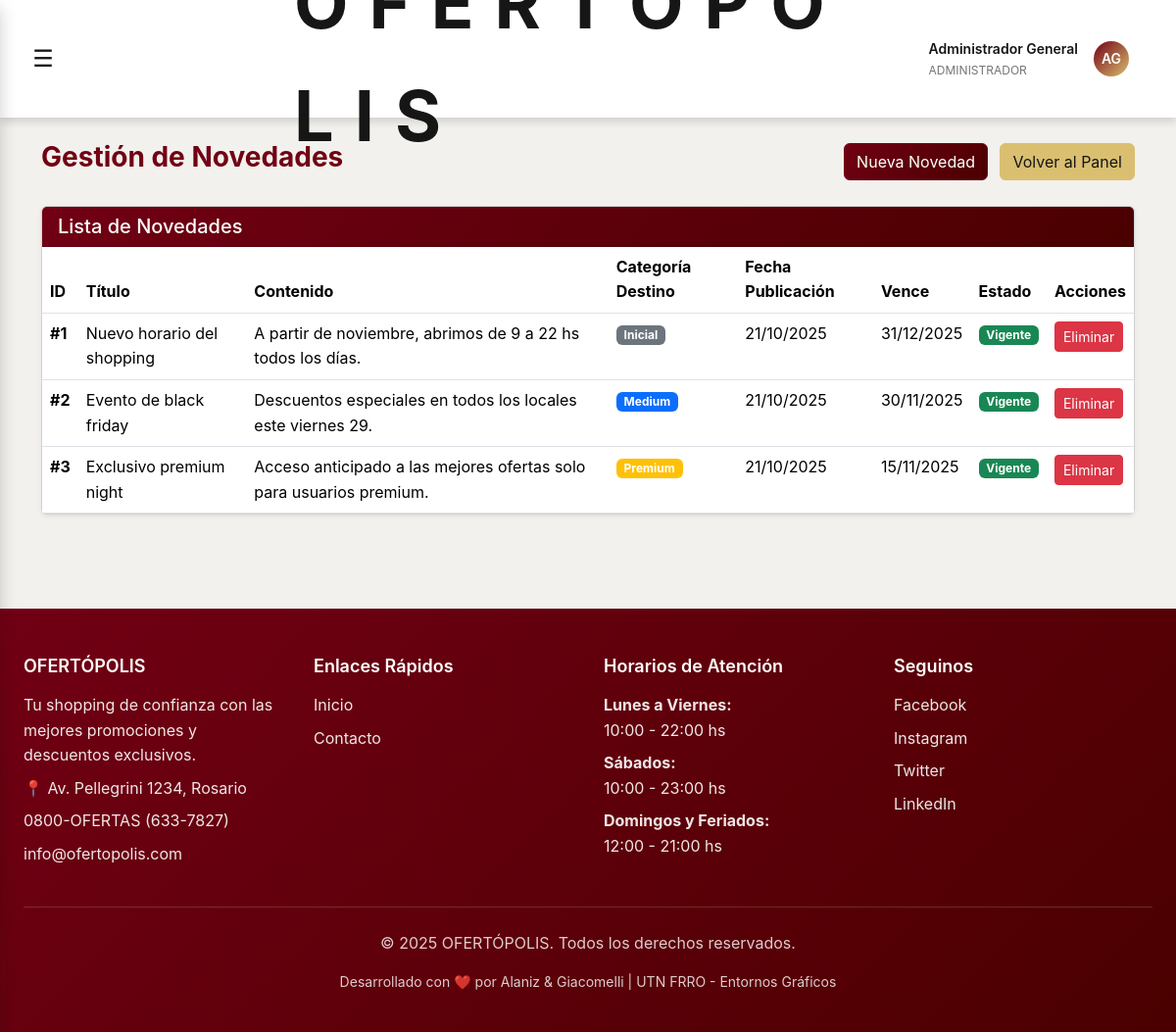
The page /admin/novedades.php (signed in) on the database as committed earlier.
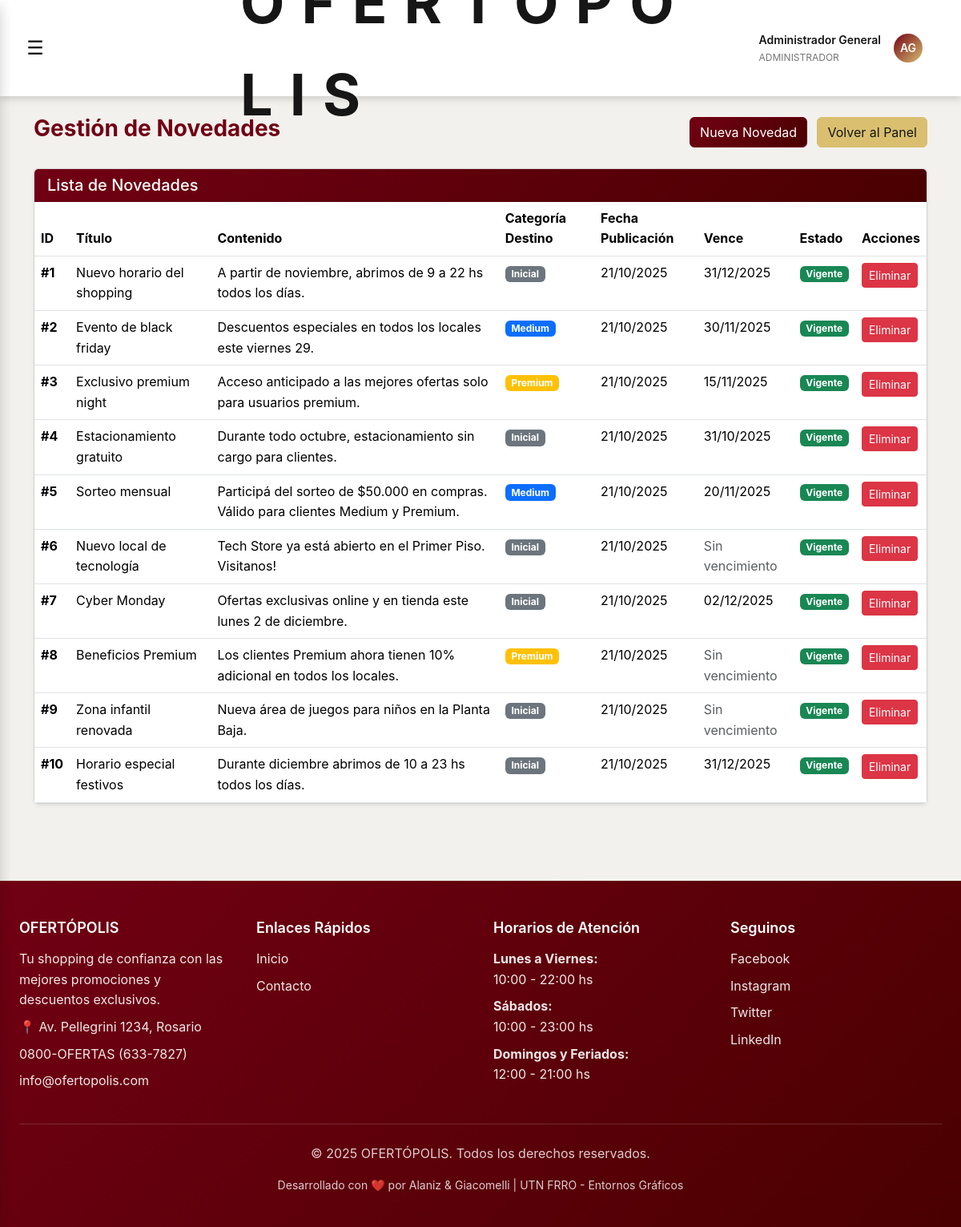
The same page on the database as committed later.
### tables this page shows
CREATE TABLE novedades (
  id INT AUTO_INCREMENT PRIMARY KEY,
  titulo VARCHAR(150),
  contenido TEXT,
  categoria_destino ENUM('inicial','medium','premium'),
  fecha_publicacion TIMESTAMP DEFAULT CURRENT_TIMESTAMP,
  fecha_vencimiento DATE
);

### admin/novedades.php (the view, shortened to what this page needs)
<?php
include_once("../includes/db.php");
$novedades = $conn->query("SELECT * FROM novedades ORDER BY fecha_publicacion DESC");
?>
<!DOCTYPE html>
<html lang="es">
<head>
<link href="https://cdn.jsdelivr.net/npm/bootstrap@5.3.3/dist/css/bootstrap.min.css" rel="stylesheet">
<link href="../css/estilos.css" rel="stylesheet">
<link href="../css/header.css" rel="stylesheet">
<link href="../css/footer.css" rel="stylesheet">
<link href="../css/panels.css" rel="stylesheet">
</head>
<body>
<?php include("../includes/header.php"); ?>
<main id="main-content" class="main-content">
<div class="container mt-4 mb-5">
  <div class="d-flex justify-content-between align-items-center mb-4">
    <h3 style="color: var(--primary-color); font-weight: 700;">Gestión de Novedades</h3>
    <div>
      <button class="btn btn-primary me-2" data-bs-toggle="modal" data-bs-target="#modalAgregar">Nueva Novedad</button>
      <a href="admin.php" class="btn btn-secondary">Volver al Panel</a>
    </div>
  </div>
  <div class="card shadow-sm">
    <div class="card-header text-white" style="background: linear-gradient(135deg, var(--primary-color), var(--primary-dark));">
      <h5 class="mb-0">Lista de Novedades</h5>
    </div>
    <div class="card-body p-0">
      <div class="table-responsive">
        <table class="table table-hover mb-0">
          <thead style="background-color: var(--light);">
            <tr>
              <th>ID</th>
              <th>Título</th>
              <th>Contenido</th>
              <th>Categoría Destino</th>
              <th>Fecha Publicación</th>
              <th>Vence</th>
              <th>Estado</th>
              <th>Acciones</th>
            </tr>
          </thead>
          <tbody>
      <?php while($n = $novedades->fetch_assoc()):
        $badge_color = match($n['categoria_destino']) {
          'inicial' => 'secondary',
          'medium' => 'primary',
          'premium' => 'warning',
          default => 'secondary'
        };
        $esta_vencida = false;
        $fecha_venc = '';
        if (!empty($n['fecha_vencimiento'])) {
          $fecha_venc = date("d/m/Y", strtotime($n['fecha_vencimiento']));
          $esta_vencida = strtotime($n['fecha_vencimiento']) < strtotime('today');
        }
      ?>
        <tr class="<?= $esta_vencida ? 'table-secondary' : '' ?>">
          <td><strong>#<?= $n['id'] ?></strong></td>
          <td><?= htmlspecialchars($n['titulo']) ?></td>
          <td><?= htmlspecialchars($n['contenido']) ?></td>
          <td><span class="badge bg-<?= $badge_color ?>"><?= ucfirst($n['categoria_destino']) ?></span></td>
          <td><?= date("d/m/Y", strtotime($n['fecha_publicacion'])) ?></td>
          <td>
            <?php if (!empty($n['fecha_vencimiento'])): ?>
              <?= $fecha_venc ?>
            <?php else: ?>
              <span class="text-muted">Sin vencimiento</span>
            <?php endif; ?>
          </td>
          <td>
            <?php if ($esta_vencida): ?>
              <span class="badge bg-danger">Vencida</span>
            <?php else: ?>
              <span class="badge bg-success">Vigente</span>
            <?php endif; ?>
          </td>
          <td>
            <a href="?eliminar=<?= $n['id'] ?>" class="btn btn-danger btn-sm" onclick="return confirm('¿Eliminar esta novedad?')">Eliminar</a>
          </td>
        </tr>
      <?php endwhile; ?>
          </tbody>
        </table>
      </div>
    </div>
  </div>
</div>
</main>
<?php include("../includes/footer.php"); ?>
</body>
</html>

Rows that differ between the two databases and show on the page:
added novedades: id "4", titulo "Estacionamiento gratuito", contenido "Durante todo octubre, estacionamiento sin cargo para clientes.", categoria_destino "Inicial", fecha_publicacion "21/10/2025", fecha_vencimiento "31/10/2025", shows "Vigente"
added novedades: id "5", titulo "Sorteo mensual", contenido "Participá del sorteo de $50.000 en compras. Válido para clientes Medium y Premium.", categoria_destino "Medium", fecha_publicacion "21/10/2025", fecha_vencimiento "20/11/2025", shows "Vigente"
added novedades: id "6", titulo "Nuevo local de tecnología", contenido "Tech Store ya está abierto en el Primer Piso. Visitanos!", categoria_destino "Inicial", fecha_publicacion "21/10/2025", shows "Sin vencimiento"
added novedades: id "7", titulo "Cyber Monday", contenido "Ofertas exclusivas online y en tienda este lunes 2 de diciembre.", categoria_destino "Inicial", fecha_publicacion "21/10/2025", fecha_vencimiento "02/12/2025", shows "Vigente"
added novedades: id "8", titulo "Beneficios Premium", contenido "Los clientes Premium ahora tienen 10% adicional en todos los locales.", categoria_destino "Premium", fecha_publicacion "21/10/2025", shows "Sin vencimiento"
added novedades: id "9", titulo "Zona infantil renovada", contenido "Nueva área de juegos para niños en la Planta Baja.", categoria_destino "Inicial", fecha_publicacion "21/10/2025", shows "Sin vencimiento"
added novedades: id "10", titulo "Horario especial festivos", contenido "Durante diciembre abrimos de 10 a 23 hs todos los días.", categoria_destino "Inicial", fecha_publicacion "21/10/2025", fecha_vencimiento "31/12/2025", shows "Vigente"
